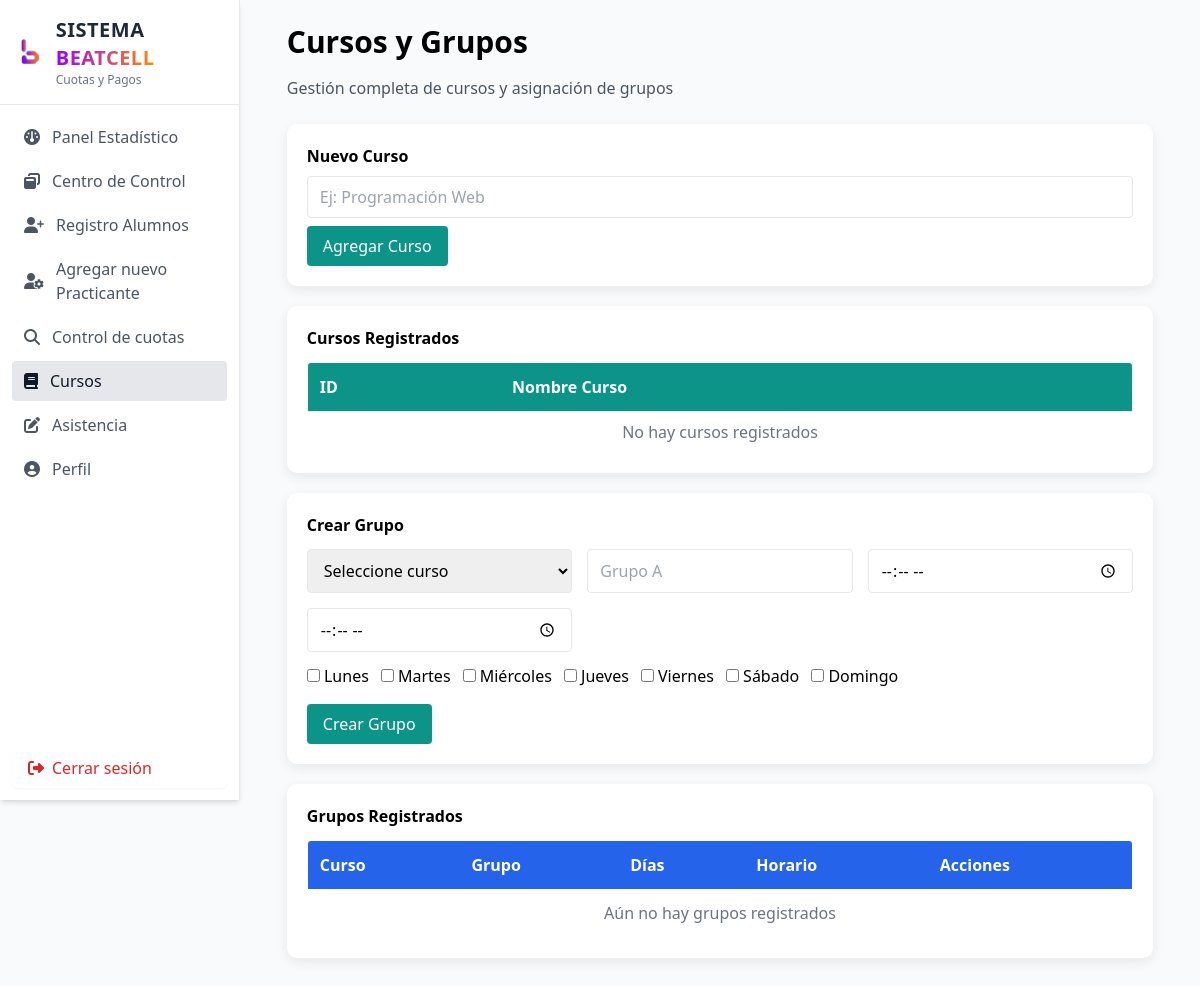
The page /public/asignar_cursos.php (signed in) on the database as committed earlier.
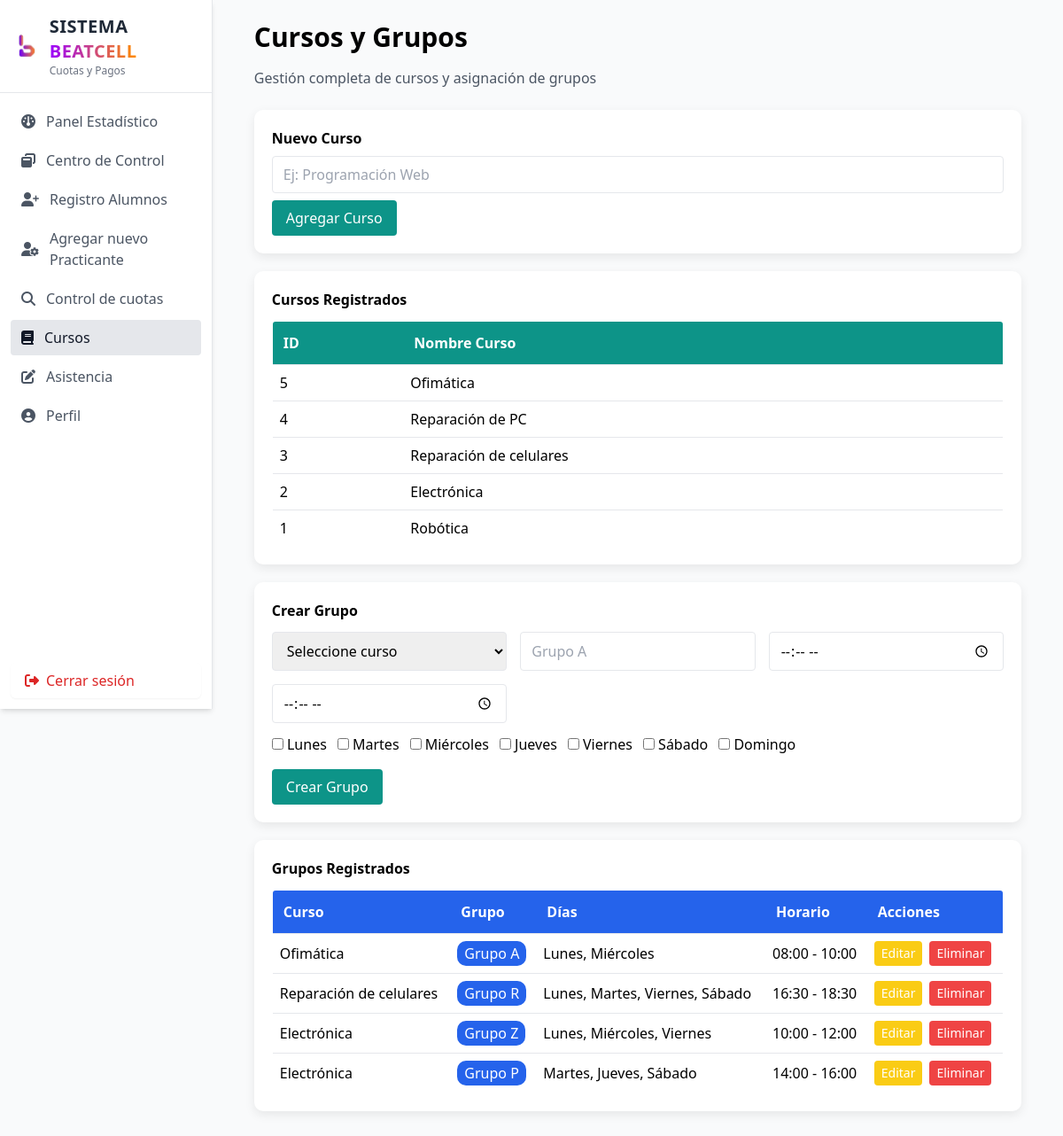
The same page on the database as committed later.
### tables this page shows
CREATE TABLE cursos (
    id_curso INT AUTO_INCREMENT PRIMARY KEY,
    nombre_curso VARCHAR(100) UNIQUE NOT NULL
);

CREATE TABLE grupos (
    id_grupo INT AUTO_INCREMENT PRIMARY KEY,
    id_curso INT NOT NULL,

    nombre_grupo VARCHAR(50) NOT NULL,
    dias VARCHAR(100),
    hora_inicio TIME,
    hora_fin TIME,

    FOREIGN KEY (id_curso)
        REFERENCES cursos(id_curso)
);

### config/config.php (called while the page is built)
<?php
return [
    'db' => [
        'host' => '127.0.0.1',
        'name' => 'beatcell_db',
        'user' => 'root',
        'pass' => '',
        'charset' => 'utf8mb4'
    ],
    'uploads_dir' => __DIR__ . '/../uploads',
    'base_url' => 'http://localhost/Sistema-Beatcell/public'
];

### public/asignar_cursos.php (the view, shortened to what this page needs)
<?php
$pdo = require __DIR__ . '/../config/db.php';
$stmt = $pdo->query("SELECT * FROM cursos ORDER BY id_curso DESC");
$cursos = $stmt->fetchAll();
$stmt = $pdo->query("
SELECT
    g.*,
    c.nombre_curso
FROM grupos g
INNER JOIN cursos c ON c.id_curso = g.id_curso
ORDER BY g.id_grupo DESC
");
$grupos = $stmt->fetchAll();
$active = "cursos";
?>
<h2 class="text-3xl font-bold mb-4">Cursos y Grupos</h2>
<p class="text-gray-600 mb-6">Gestión completa de cursos y asignación de grupos</p>
<div class="card">
  <h3 class="font-semibold mb-2">Nuevo Curso</h3>
  <form action="../process/process_cursos.php" method="POST">
    <input type="text" name="nombre" placeholder="Ej: Programación Web"
           class="border px-3 py-2 rounded w-full mb-2">
    <button class="bg-teal-600 text-white px-4 py-2 rounded">
      Agregar Curso
    </button>
  </form>
</div>
<div class="card">
  <h3 class="font-semibold mb-3">Cursos Registrados</h3>
  <table class="w-full border rounded overflow-hidden">
    <thead class="bg-teal-600 text-white">
      <tr class="border-t hover:bg-gray-50">
        <th class="p-3 text-left">ID</th>
        <th class="p-3 text-left">Nombre Curso</th>
      </tr>
    </thead>
    <tbody class="bg-white">
      <?php if($cursos): ?>
          <?php foreach($cursos as $c): ?>
              <tr class="border-t hover:bg-gray-50">
                  <td class="p-2"><?= $c['id_curso'] ?></td>
                  <td class="p-2"><?= htmlspecialchars($c['nombre_curso']) ?></td>
              </tr>
          <?php endforeach; ?>
      <?php else: ?>
          <tr class="border-t hover:bg-gray-50">
              <td colspan="2" class="p-2 text-center text-gray-500">
                  No hay cursos registrados
              </td>
          </tr>
      <?php endif; ?>
    </tbody>
  </table>
</div>
<form action="../process/process_grupos.php" method="POST" class="card">
  <h3 class="font-semibold mb-3">Crear Grupo</h3>
  <div class="grid">
    <select name="id_curso" class="border px-3 py-2 rounded" required>
        <option value="">Seleccione curso</option>
    </select>
    <input type="text" name="nombre_grupo" placeholder="Grupo A"
           class="border px-3 py-2 rounded" required>
    <input type="time" name="hora_inicio" class="border px-3 py-2 rounded" required>
    <input type="time" name="hora_fin" class="border px-3 py-2 rounded" required>
  </div>
  <div class="mt-3 flex flex-wrap gap-3">
    <label><input type="checkbox" name="dias[]" value="Lunes"> Lunes</label>
    <label><input type="checkbox" name="dias[]" value="Martes"> Martes</label>
    <label><input type="checkbox" name="dias[]" value="Miércoles"> Miércoles</label>
    <label><input type="checkbox" name="dias[]" value="Jueves"> Jueves</label>
    <label><input type="checkbox" name="dias[]" value="Viernes"> Viernes</label>
    <label><input type="checkbox" name="dias[]" value="Sábado"> Sábado</label>
    <label><input type="checkbox" name="dias[]" value="Domingo"> Domingo</label>
  </div>
  <button class="mt-4 bg-teal-600 text-white px-4 py-2 rounded">
    Crear Grupo
  </button>
</form>
<div class="card">
  <h3 class="font-semibold mb-3">Grupos Registrados</h3>
  <table class="w-full border rounded overflow-hidden">
    <thead class="bg-blue-600 text-white">
      <tr>
        <th class="p-3 text-left">Curso</th>
        <th class="p-3 text-left">Grupo</th>
        <th class="p-3 text-left">Días</th>
        <th class="p-3 text-left">Horario</th>
        <th class="p-3 text-left">Acciones</th>
      </tr>
    </thead>
    <tbody class="bg-white">
    <?php if($grupos): ?>
        <?php foreach($grupos as $g): ?>
            <tr class="border-t hover:bg-gray-50">
                <td class="p-2"><?= htmlspecialchars($g['nombre_curso']) ?></td>
                <td class="p-2">
                    <span class="badge"><?= htmlspecialchars($g['nombre_grupo']) ?></span>
                </td>
                <td class="p-2"><?= htmlspecialchars($g['dias']) ?></td>
                <td class="p-2">
                    <?= substr($g['hora_inicio'], 0, 5) ?> - <?= substr($g['hora_fin'], 0, 5) ?>
                </td>
                <td class="p-2 flex gap-2">
                    <button class="bg-yellow-400 px-2 py-1 rounded text-white text-sm">
                        Editar
                    </button>
                    <form action="../process/process_grupos.php" method="POST"
                          onsubmit="return confirm('¿Eliminar grupo?')">
                        <button class="bg-red-500 px-2 py-1 rounded text-white text-sm">
                            Eliminar
                        </button>
                    </form>
                </td>
            </tr>
        <?php endforeach; ?>
    <?php else: ?>
        <tr>
            <td colspan="5" class="p-3 text-center text-gray-500">
                Aún no hay grupos registrados
            </td>
        </tr>
    <?php endif; ?>
    </tbody>
  </table>
</div>
<?php
$content = ob_get_clean();
require __DIR__ . '/layout.php';
?>

### public/layout.php (shortened to what this page needs)
<?php
$config = require __DIR__ . '/../config/config.php';
$base   = rtrim($config['base_url'], '/');
$ROLE = strtoupper($_SESSION['role'] ?? '');
?>
<!doctype html>
<html lang="es">
<head>
  <script src="https://cdn.tailwindcss.com"></script>
  <link rel="stylesheet" href="https://cdnjs.cloudflare.com/ajax/libs/font-awesome/6.4.0/css/all.min.css">
</head>
<body class="bg-gray-50">
  <div class="flex min-h-screen">
    <aside class="sidebar bg-white border-r shadow-md flex flex-col">
      <div class="p-4 border-b flex items-center space-x-3">
<img src="../img/logo-beatcell.png" class="w-8 h-8 object-contain" alt="Logo">
  <div>
    <h1 class="text-xl font-bold tracking-wide">
      <span class="text-gray-800">SISTEMA</span>
      <span class="bg-gradient-to-r from-[#9b00ff] to-[#ff8c00] bg-clip-text text-transparent">
      </span>
    </h1>
    <p class="text-xs text-gray-500">Cuotas y Pagos</p>
  </div>
</div>
      <nav class="p-3 space-y-1 flex-1 overflow-y-auto">
        <?php if (in_array($ROLE, ['ADMISION','ADMINISTRADOR'], true)): ?>
        <a href="<?= $base ?>/home.php"
           class="flex items-center gap-3 px-3 py-2 rounded <?= $active==='home'?'bg-gray-200 text-gray-900':'text-gray-600 hover:bg-gray-100' ?>">
          <i class="fas fa-gauge"></i> <span>Panel Estadístico</span>
        </a>
        <?php endif; ?>
        <a href="<?= $base ?>/ventana.php"
           class="flex items-center gap-3 px-3 py-2 rounded <?= $active==='ventana'?'bg-gray-200 text-gray-900':'text-gray-600 hover:bg-gray-100' ?>">
          <i class="fas fa-window-restore"></i> <span>Centro de Control</span>
        </a>
        <?php if (in_array($ROLE, ['ASESOR','ADMINISTRADOR'], true)): ?>
          <a href="<?= $base ?>/registro_alumnos.php"
            class="flex items-center gap-3 px-3 py-2 rounded <?= $active==='registro'?'bg-gray-200 text-gray-900':'text-gray-600 hover:bg-gray-100' ?>">
            <i class="fas fa-user-plus"></i> <span>Registro Alumnos</span>
          </a>
        <?php endif; ?>
        <?php if ($ROLE === 'ADMINISTRADOR'): ?>
          <a href="<?= $base ?>/registrar_usuario.php"
            class="flex items-center gap-3 px-3 py-2 rounded <?= $active==='registrar_usuario'?'bg-gray-200 text-gray-900':'text-gray-600 hover:bg-gray-100' ?>">
            <i class="fas fa-user-cog"></i><span>Agregar nuevo Practicante</span>
          </a>
        <?php endif; ?>
        <?php if (in_array($ROLE, ['ADMISION','ADMINISTRADOR'], true)): ?>
          <a href="<?= $base ?>/consulta.php"
            class="flex items-center gap-3 px-3 py-2 rounded <?= $active==='consulta'?'bg-gray-200 text-gray-900':'text-gray-600 hover:bg-gray-100' ?>">
            <i class="fas fa-search"></i> <span>Control de cuotas</span>
          </a>
        <?php endif; ?>
        <?php if ($ROLE === 'ADMINISTRADOR'): ?>
          <a href="<?= $base ?>/asignar_cursos.php"
            class="flex items-center gap-3 px-3 py-2 rounded <?= $active==='cursos'?'bg-gray-200 text-gray-900':'text-gray-600 hover:bg-gray-100' ?>">
            <i class="fas fa-book"></i> <span>Cursos</span>
          </a>
        <?php endif; ?>
        <?php if ($ROLE === 'ADMINISTRADOR'): ?>
          <a href="<?= $base ?>/control_asistencias.php"
            class="flex items-center gap-3 px-3 py-2 rounded <?= $active==='editar_registros'?'bg-gray-200 text-gray-900':'text-gray-600 hover:bg-gray-100' ?>">
            <i class="fas fa-pen-to-square"></i> <span>Asistencia</span>
          </a>
        <?php endif; ?>
        <a href="<?= $base ?>/perfil.php"
           class="flex items-center gap-3 px-3 py-2 rounded <?= $active==='perfil'?'bg-gray-200 text-gray-900':'text-gray-600 hover:bg-gray-100' ?>">
          <i class="fas fa-user-circle"></i> <span>Perfil</span>
        </a>
      </nav>
      <div class="p-3 mt-auto">
        <a href="<?= $base ?>/logout.php"
          class="inline-flex items-center gap-2 px-4 py-2 rounded-md text-red-600 hover:bg-red-100 transition-all cursor-pointer shadow-sm w-full justify-start">
          <i class="fas fa-right-from-bracket"></i>
          <span>Cerrar sesión</span>
        </a>
      </div>
    </aside>
    <main class="main-shift flex-1 bg-gray-50 min-h-screen overflow-x-hidden overflow-y-auto p-6">
      <div class="w-[95%] max-w-[1600px] mx-auto">
        <?= $content ?? '' ?>
      </div>
    </main>
  </div>
</body>
</html>

### public/layout.php (style rules this page uses)
.sidebar { width:240px }
@media (min-width:768px) { .sidebar { position: fixed; top: 0; left: 0; height: 100vh; transform: none !important; background: #ffffff; } }
@media (min-width:768px) { .main-shift { margin-left: 240px; } }

### public/asignar_cursos.php (style rules this page uses)
.card { background:white; padding:20px; border-radius:10px; box-shadow:0 4px 12px rgba(0,0,0,0.08); margin-bottom:20px; }
.grid { display:grid; grid-template-columns:repeat(auto-fit,minmax(200px,1fr)); gap:15px; }
.badge { background:#2563eb; color:white; padding:3px 8px; border-radius:10px; }

Rows that differ between the two databases and show on the page:
added cursos: id_curso "5", nombre_curso "Ofimática"
added cursos: id_curso "4", nombre_curso "Reparación de PC"
added cursos: id_curso "3", nombre_curso "Reparación de celulares"
added cursos: id_curso "2", nombre_curso "Electrónica"
added cursos: id_curso "1", nombre_curso "Robótica"
now on this page (row unchanged): grupos: id_curso.nombre_curso "Ofimática", nombre_grupo "Grupo A", dias "Lunes, Miércoles", hora_inicio "08:00", hora_fin "10:00"
now on this page (row unchanged): grupos: id_curso.nombre_curso "Reparación de celulares", nombre_grupo "Grupo R", dias "Lunes, Martes, Viernes, Sábado", hora_inicio "16:30", hora_fin "18:30"
now on this page (row unchanged): grupos: id_curso.nombre_curso "Electrónica", nombre_grupo "Grupo Z", dias "Lunes, Miércoles, Viernes", hora_inicio "10:00", hora_fin "12:00"
now on this page (row unchanged): grupos: id_curso.nombre_curso "Electrónica", nombre_grupo "Grupo P", dias "Martes, Jueves, Sábado", hora_inicio "14:00", hora_fin "16:00"
Other text that changed with them:
text no longer shown: "No hay cursos registrados Aún no hay grupos registrados"
